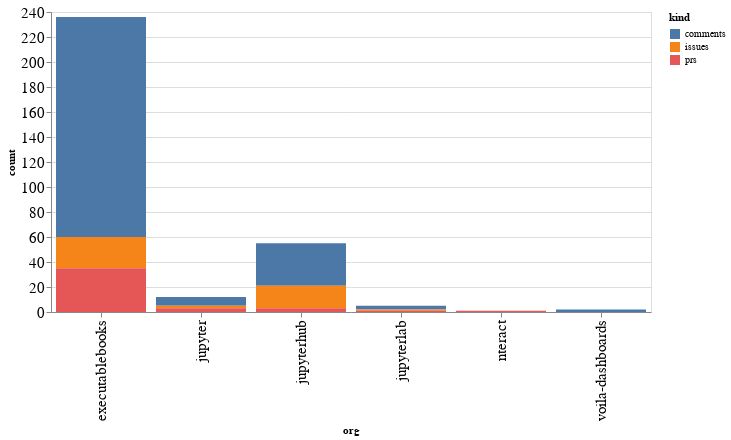

Notebook source saved alongside this figure:
### Code cell
alt.Chart(org_summaries, width=600).mark_bar().encode(
    x='org',
    y='count',
    color='kind',
    tooltip="org"
)

### Figure 1 — Vega-Lite specification as saved in the notebook (floating-point values rounded to 4 significant figures)
{"config": {"axisLeft": {"labelFontSize": 15}, "axisBottom": {"labelFontSize": 15}}, "data": {"name": "data-48a069633c8ecb0e309ea3622e3a68df"}, "mark": "bar", "encoding": {"color": {"type": "nominal", "field": "kind"}, "tooltip": {"type": "nominal", "field": "org"}, "x": {"type": "nominal", "field": "org"}, "y": {"type": "quantitative", "field": "count"}}, "width": 600, "$schema": "https://vega.github.io/schema/vega-lite/v4.8.1.json", "datasets": {"data-48a069633c8ecb0e309ea3622e3a68df": [{"org": "executablebooks", "kind": "comments", "count": 176}, {"org": "executablebooks", "kind": "issues", "count": 25}, {"org": "executablebooks", "kind": "prs", "count": 35}, {"org": "jupyter", "kind": "comments", "count": 7}, {"org": "jupyter", "kind": "issues", "count": 2}, {"org": "jupyter", "kind": "prs", "count": 3}, {"org": "jupyterhub", "kind": "comments", "count": 34}, {"org": "jupyterhub", "kind": "issues", "count": 18}, {"org": "jupyterhub", "kind": "prs", "count": 3}, {"org": "jupyterlab", "kind": "comments", "count": 3}, {"org": "jupyterlab", "kind": "issues", "count": 1}, {"org": "jupyterlab", "kind": "prs", "count": 1}, {"org": "nteract", "kind": "prs", "count": 1}, {"org": "voila-dashboards", "kind": "comments", "count": 2}]}}
